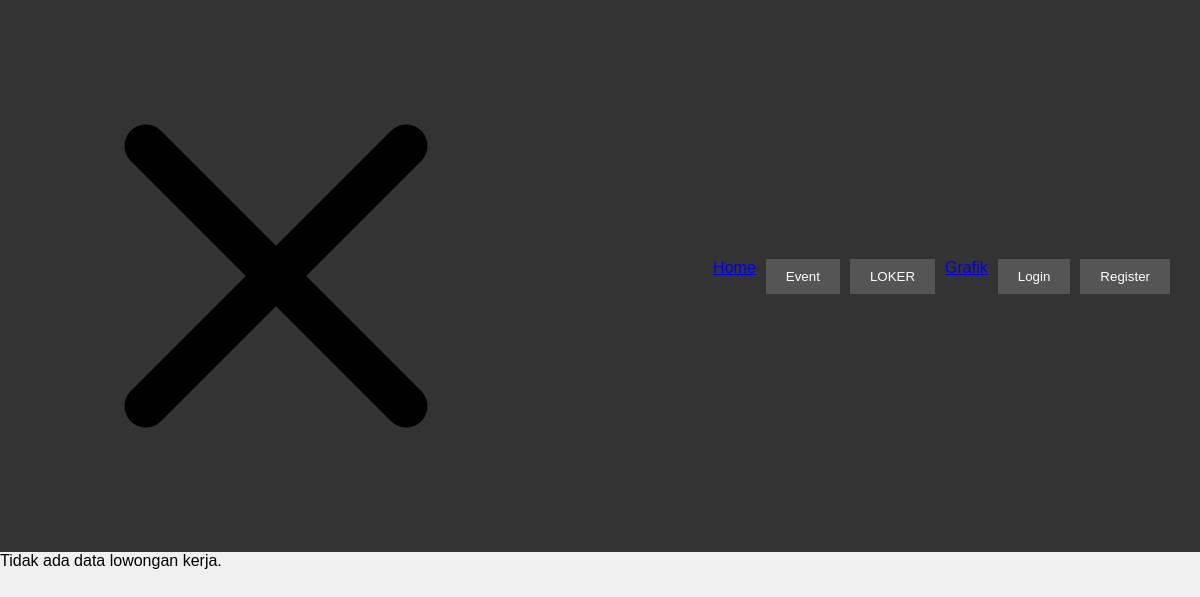
Before: /users/Dashboard.php with the older database file.
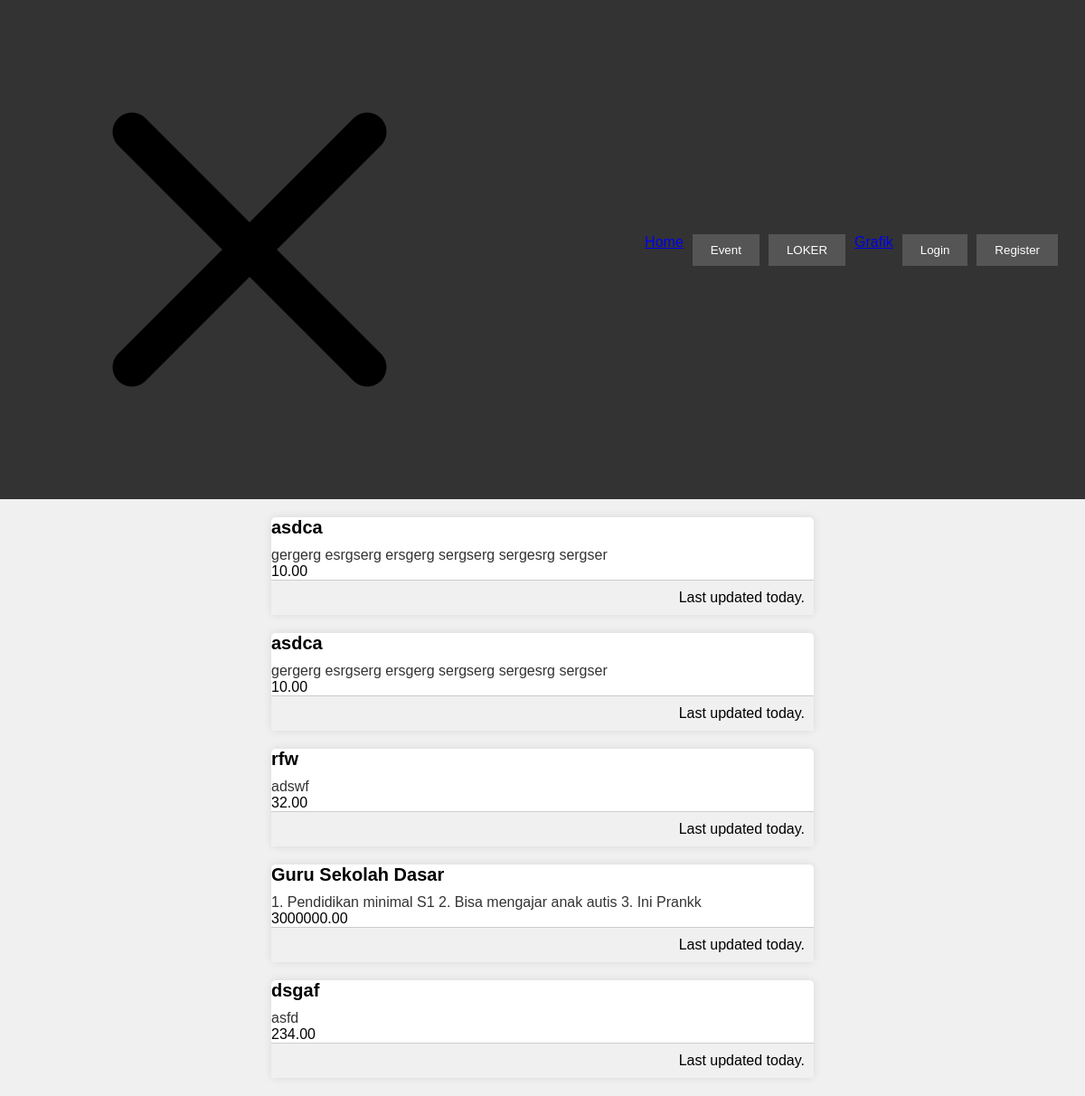
After: the same page with the newer database file.
### tables this page shows
CREATE TABLE `loker` (
  `id` int(11) NOT NULL,
  `user_id` int(11) NOT NULL,
  `kategori_pekerjaan_id` int(11) NOT NULL,
  `posisi` varchar(255) NOT NULL,
  `tingkat_pendidikan` varchar(255) NOT NULL,
  `gender` enum('Laki-laki','Perempuan','Semua') NOT NULL,
  `status_kerja` enum('Full-time','Part-time','Kontrak') NOT NULL,
  `besaran_gaji` decimal(10,2) NOT NULL,
  `lokasi_bekerja` varchar(255) NOT NULL,
  `syarat_pekerjaan` text NOT NULL,
  `tanggal_dipost` date DEFAULT NULL
);

### users/konten/loker.php (the view, shortened to what this page needs)
<div id="loker">
        <?php
        include 'koneksi.php';
        if ($koneksi) {
            $stmt = $koneksi->prepare("SELECT * FROM `loker`");
            if ($stmt) {
                $stmt->execute();
                $result = $stmt->get_result();
                if ($result->num_rows > 0) {
                    while ($row = $result->fetch_assoc()) {
                        echo '<div class="card mb-3">';
                        echo '<div class="row g-0">';
                        echo '<div class="col-md-8">';
                        echo '<div class="card-body">';
                        echo '<h5 class="card-title">' . $row["posisi"] . '</h5>';
                        echo '<p class="card-text">' . $row["syarat_pekerjaan"] . '</p>';
                        echo '<span class="badge rounded-pill text-bg-secondary">' . $row["besaran_gaji"] . '</span>';
                        echo '</div>';
                        echo '<div class="card-footer text-end text-muted">Last updated today.</div>';
                        echo '</div>';
                        echo '</div>';
                        echo '</div>';
                    }
                } else {
                    echo "Tidak ada data lowongan kerja.";
                }
            } else {
                echo "Error in preparing SQL statement.";
            }
        } else {
            echo "Error in establishing database connection.";
        }
        ?>
    </div>

### users/Dashboard.php (shortened to what this page needs)
<?php
include "koneksi.php";
?>
<!DOCTYPE html>
<html lang="en">
<head>
    <link rel="stylesheet" type="text/css" href="css/Dashbor.css">
</head>
<body>
    <?php
    include 'konten/header.php';
    ?>
    <?php
    include 'konten/loker.php';
    ?>
</body>
</html>

### users/konten/header.php (shortened to what this page needs)
<head>
    <link rel="stylesheet" type="text/css" href="css/Dashbor.css">
</head>
<header>
        <img id='img-click' src="users/assets/reject.png">
        <ul>
            <li><a href="Dashboard.php">Home</a></li>
            <li><button id="home" onclick="keevent()">Event</button></li>
            <li><button id="home" onclick="keloker()">LOKER</button></li>
            <li><a href="grafik1.php">Grafik</a></li>
            <li><button onclick="kelogin()">Login</button></li>
            <li><button id="registerbaru" onclick="registerhead()">Register</button></li>
        </ul>
    </header>

### users/css/Dashbor.css (style rules this page uses)
* { margin: 0; padding: 0; box-sizing: border-box; }
body { font-family: Arial, sans-serif; background-color: #f0f0f0; }
header { background-color: #333; padding: 20px; color: #fff; display: flex; justify-content: space-between; align-items: center; }
header img { cursor: pointer; }
ul { list-style-type: none; display: flex; }
ul li { margin-right: 10px; }
ul li button { background-color: #555; color: #fff; border: none; padding: 10px 20px; cursor: pointer; transition: background-color 0.3s ease; }
.card { background-color: #fff; margin: 20px auto; max-width: 600px; border-radius: 5px; box-shadow: 0 0 10px rgba(0, 0, 0, 0.1); }
.card-title { font-size: 20px; margin-bottom: 10px; }
.card-text { color: #333; }
.card-footer { background-color: #f0f0f0; padding: 10px; border-top: 1px solid #ccc; text-align: right; }

Changed rows visible on the page:
added loker: posisi "asdca", syarat_pekerjaan "gergerg esrgserg ersgerg sergserg sergesrg sergser", besaran_gaji "10.00"
added loker: posisi "asdca", syarat_pekerjaan "gergerg esrgserg ersgerg sergserg sergesrg sergser", besaran_gaji "10.00"
added loker: posisi "rfw", syarat_pekerjaan "adswf", besaran_gaji "32.00"
added loker: posisi "Guru Sekolah Dasar", syarat_pekerjaan "1. Pendidikan minimal S1 2. Bisa mengajar anak autis 3. Ini Prankk", besaran_gaji "3000000.00"
added loker: posisi "dsgaf", syarat_pekerjaan "asfd", besaran_gaji "234.00"
Other visible differences:
text no longer shown: "Tidak ada data lowongan kerja."
